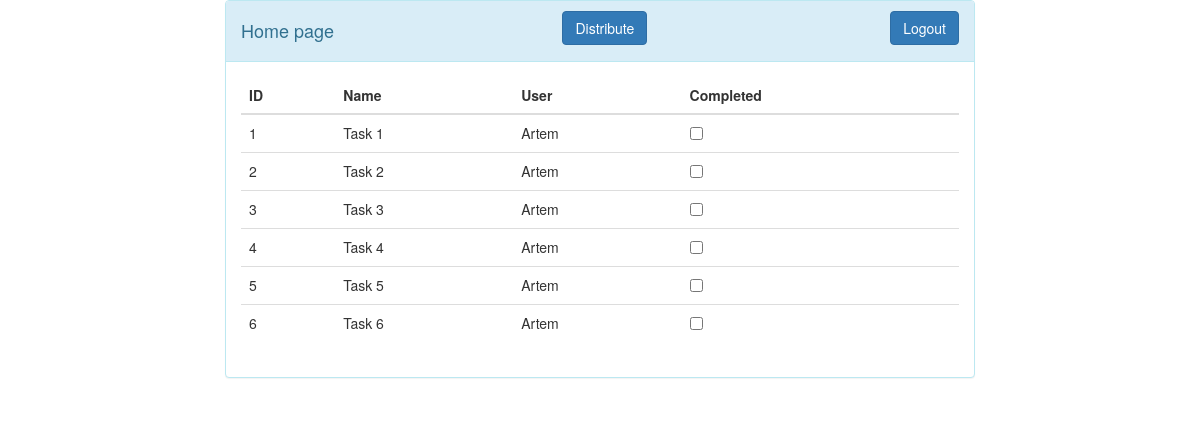
Page /home (signed in) on the committed database.
### tables this page shows
CREATE TABLE `tasks` (
  `id` int(10) unsigned NOT NULL AUTO_INCREMENT,
  `name` varchar(255) NOT NULL,
  `is_complete` tinyint(1) unsigned NOT NULL DEFAULT '0',
  `user_id` int(10) unsigned DEFAULT NULL,
  PRIMARY KEY (`id`),
  KEY `task_user_fk_id_idx` (`user_id`),
  CONSTRAINT `task_user_fk_id` FOREIGN KEY (`user_id`) REFERENCES `users` (`id`) ON DELETE CASCADE ON UPDATE NO ACTION
);

CREATE TABLE `users` (
  `id` int(10) unsigned NOT NULL AUTO_INCREMENT,
  `name` varchar(255) NOT NULL,
  `password` varchar(255) NOT NULL,
  `member_id` int(10) unsigned DEFAULT NULL,
  PRIMARY KEY (`id`),
  KEY `fk_users_1_idx` (`member_id`),
  CONSTRAINT `fk_users_1` FOREIGN KEY (`member_id`) REFERENCES `members` (`id`) ON DELETE SET NULL ON UPDATE NO ACTION
);

### Core/View.php (called while the page is built, shortened)
<?php
class View
{
    function generate($content_view, $data = null)
    {
        include 'views/template.php';
    }
}

### Core/Controller.php (called while the page is built, shortened)
<?php
class Controller
{
    private $view;
    private $connection;
    private $dispatcher;
    public function __construct(PDO $connection, Dispatcher $dispatcher)
    {
        $this->view = new View();
        $this->connection = $connection;
        $this->dispatcher = $dispatcher;
    }
    public function home()
    {
        $user = $this->dispatcher->resolveUser();
        $permissions = $this->dispatcher->getPermissions();
        $statement =
            $this->connection->prepare("SELECT * FROM tasks WHERE is_complete = 0 and user_id = " . $user['id']);
        $statement->execute();
        $tasks = $statement->fetchAll(PDO::FETCH_ASSOC);
        $this->view->generate('home.php', [
            'tasks'       => $tasks,
            'user'        => $user,
            'permissions' => $permissions,
        ]);
    }
}

### Core/Dispatcher.php (called while the page is built, shortened)
<?php
class Dispatcher
{
    private $connection;
    public function getPermissions(): array
    {
        $user = $this->resolveUser();
        $sql = "SELECT p.name from permission_user join users on permission_user.user_id = users.id " .
            "left join permissions as p on p.id = permission_user.permission_id " .
            "where user_id = " . $user['id'];
        try {
            $statement = $this->connection->prepare($sql);
            $statement->execute();
        } catch (PDOException $ex) {
            $ex->getMessage();
        }
        foreach ($statement->fetchAll(PDO::FETCH_ASSOC) as $item) {
            $permissions[] = $item['name'];
        }
        return $permissions;
    }
    public function resolveUser()
    {
        $statement = $this->connection->prepare("SELECT * FROM users WHERE id = " . $_SESSION['user']['id']);
        $statement->execute();
        $user = $statement->fetchAll(PDO::FETCH_ASSOC);
        return $user[0];
    }
    public function callController(Controller $controller, string $action = 'index')
    {
        $action = $this->resolveSession($action);
        call_user_func_array([$controller, $action], []);
    }
    public function getConnection($host, $user, $password, $name): PDO
    {
        $this->connection = Connection::getConnection($host, $user, $password, $name);
        return $this->connection;
    }
    private function resolveSession(string $action): string
    {
        return $action;
    }
}

### index.php (called while the page is built, shortened)
<?php
include_once 'Core/Connection.php';
include_once 'Core/Dispatcher.php';
include_once 'Core/View.php';
include_once 'Core/Controller.php';
$dispatcher = new Dispatcher();
$connection = $dispatcher->getConnection(DB_HOST, DB_USER, DB_PASSWORD, DB_NAME);
$action = $dispatcher->getAction();
$controller = new Controller($connection, $dispatcher);
$dispatcher->callController($controller, $action);

### Core/Connection.php (called while the page is built, shortened)
<?php
class Connection
{
    public static function getConnection($host, $user, $password, $name)
    {
        try {
            $connection = new PDO("mysql:host={$host};dbname={$name}", $user, $password);
            $connection->setAttribute(PDO::ATTR_ERRMODE, PDO::ERRMODE_EXCEPTION);
        } catch (PDOException $ex) {
            echo $ex->getMessage();
        }
        return $connection;
    }
}

### views/home.php (the view)
<div class="container">
    <div class="row">
        <div class="col-md-8 col-md-offset-2">
            <div class="panel panel-info login-panel">
                <div class="panel-heading">
                    <div class="row">
                        <div class="col-sm-3"><h4>Home page</h4></div>
                        <?php if (in_array('distribute', $permissions)) { ?>
                        <div class="col-sm-4"><a href="/distribute" class="pull-right"><button class="btn btn-primary">Distribute</button></a></div>
                        <?php } if (in_array('import', $permissions)) { ?>
                        <div class="col-sm-4"><a href="/upload" class="pull-right"><button class="btn btn-primary">Upload</button></a></div>
                        <?php } ?>
                        <div class="col-sm-5"><a href="/logout" class="pull-right"><button class="btn btn-primary">Logout</button></a></div>
                    </div>
                </div>
                <div class="panel-body">
                    <table class="table">
                        <thead>
                        <tr>
                            <th>ID</th>
                            <th>Name</th>
                            <th>User</th>
                            <th>Completed</th>
                        </tr>
                        </thead>
                        <tbody>
                            <?php foreach ($tasks as $task) { ?>
                            <tr>
                                <td><?= $task['id'] ?></td>
                                <td><?= $task['name'] ?></td>
                                <td><?= $user['name'] ?></td>
                                <td>
                                    <input type="checkbox" name="completed" value="<?= $task['is_complete'] ?>" <?php if ($task['is_complete']) {?> checked <?php } ?>>
                                </td>
                            </tr>
                            <?php } ?>
                        </tbody>
                    </table>
                </div>
            </div>
        </div>
    </div>
</div>

### views/template.php (shortened to what this page needs)
<!DOCTYPE html>
<html lang="us">
<head>
    <link rel="stylesheet" href="https://maxcdn.bootstrapcdn.com/font-awesome/4.7.0/css/font-awesome.min.css">
    <link rel="stylesheet" href="https://maxcdn.bootstrapcdn.com/bootstrap/3.3.7/css/bootstrap.min.css">
</head>
<body>
<?php include 'views/'.$content_view;?>
</body>
</html>

### rows in the picture
tasks: id "1", name "Task 1", user.name "Artem"
tasks: id "2", name "Task 2", user.name "Artem"
tasks: id "3", name "Task 3", user.name "Artem"
tasks: id "4", name "Task 4", user.name "Artem"
tasks: id "5", name "Task 5", user.name "Artem"
tasks: id "6", name "Task 6", user.name "Artem"
